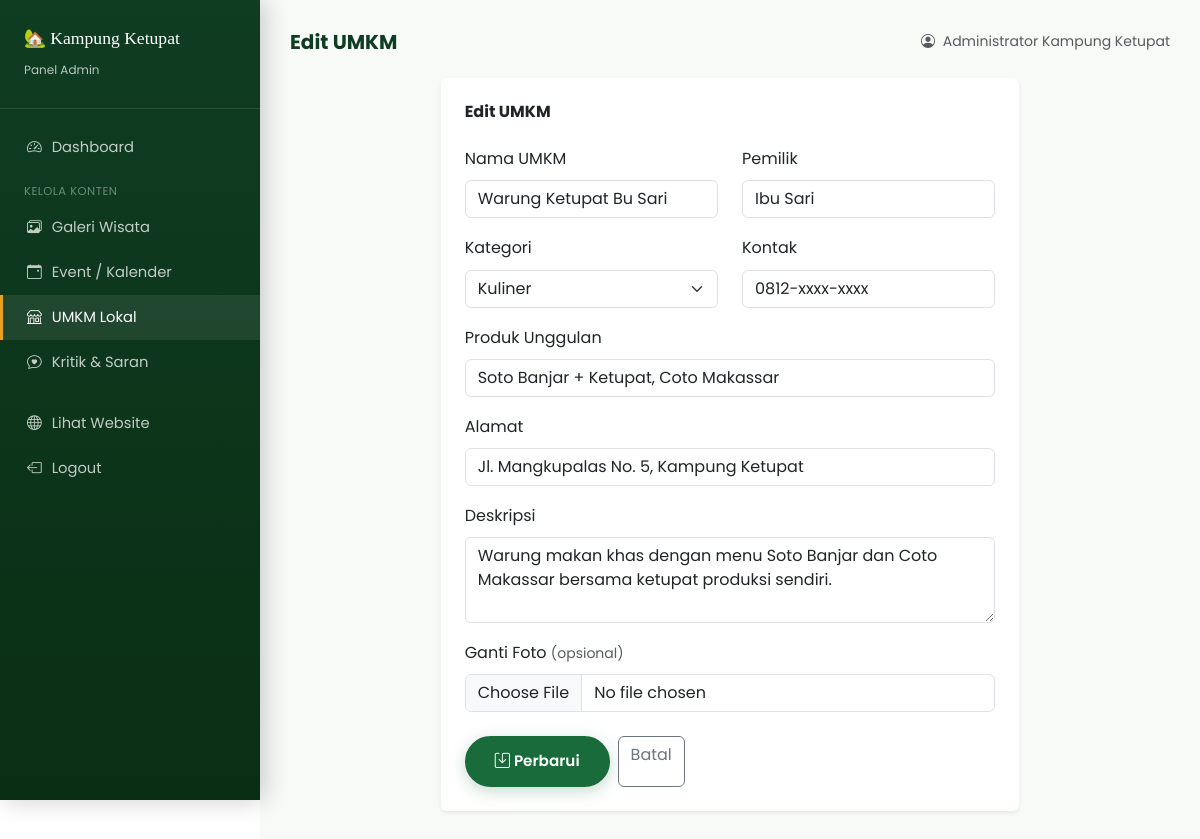
The page /admin/umkm?action=edit&id=1 (signed in) on the database its author committed.
### tables this page shows
CREATE TABLE umkm (
    id INT PRIMARY KEY AUTO_INCREMENT,
    nama_umkm VARCHAR(200) NOT NULL,
    pemilik VARCHAR(150),
    kategori ENUM('kuliner','kerajinan','souvenir','jasa','lainnya') DEFAULT 'lainnya',
    deskripsi TEXT,
    produk_unggulan VARCHAR(255),
    kontak VARCHAR(100),
    alamat VARCHAR(255),
    foto VARCHAR(255),
    created_at TIMESTAMP DEFAULT CURRENT_TIMESTAMP
);

### model/UMKMModel.php (called while the page is built, shortened)
<?php
class UMKMModel {
    private $db;
    public function __construct($koneksi) {
        $this->db = $koneksi;
    }
    public function getById($id) {
        $stmt = $this->db->prepare("SELECT * FROM umkm WHERE id = ?");
        $stmt->bind_param('i', $id);
        $stmt->execute();
        return $stmt->get_result()->fetch_assoc();
    }
}

### view/admin/umkm/edit.php (the view, shortened to what this page needs)
<?php $menu_aktif = 'umkm'; require_once BASE_PATH . '/view/admin/layout_admin_header.php'; ?>
<div class="row justify-content-center"><div class="col-lg-8">
<div class="card border-0 shadow-sm"><div class="card-body p-4">
<h6 class="fw-bold mb-4">Edit UMKM</h6>
<form action="<?= BASE_URL ?>/aksi/edit-umkm" method="POST" enctype="multipart/form-data">
  <div class="row mb-3">
    <div class="col-md-6"><label class="form-label fw-500">Nama UMKM</label>
      <input type="text" name="nama_umkm" class="form-control" value="<?= htmlspecialchars($data_umkm['nama_umkm']) ?>" required /></div>
    <div class="col-md-6"><label class="form-label fw-500">Pemilik</label>
      <input type="text" name="pemilik" class="form-control" value="<?= htmlspecialchars($data_umkm['pemilik'] ?? '') ?>" /></div>
  </div>
  <div class="row mb-3">
    <div class="col-md-6"><label class="form-label fw-500">Kategori</label>
      <select name="kategori" class="form-select">
        <?php foreach (['kuliner','kerajinan','souvenir','jasa','lainnya'] as $k): ?>
        <option value="<?= $k ?>" <?= $data_umkm['kategori']===$k?'selected':'' ?>><?= ucfirst($k) ?></option>
        <?php endforeach; ?>
      </select></div>
    <div class="col-md-6"><label class="form-label fw-500">Kontak</label>
      <input type="text" name="kontak" class="form-control" value="<?= htmlspecialchars($data_umkm['kontak'] ?? '') ?>" /></div>
  </div>
  <div class="mb-3"><label class="form-label fw-500">Produk Unggulan</label>
    <input type="text" name="produk_unggulan" class="form-control" value="<?= htmlspecialchars($data_umkm['produk_unggulan'] ?? '') ?>" /></div>
  <div class="mb-3"><label class="form-label fw-500">Alamat</label>
    <input type="text" name="alamat" class="form-control" value="<?= htmlspecialchars($data_umkm['alamat'] ?? '') ?>" /></div>
  <div class="mb-3"><label class="form-label fw-500">Deskripsi</label>
    <textarea name="deskripsi" class="form-control" rows="3"><?= htmlspecialchars($data_umkm['deskripsi'] ?? '') ?></textarea></div>
  <div class="mb-4"><label class="form-label fw-500">Ganti Foto <small class="text-muted">(opsional)</small></label>
    <input type="file" name="foto" class="form-control" accept=".jpg,.jpeg,.png,.webp" /></div>
  <div class="d-flex gap-2">
    <button type="submit" class="btn btn-kk"><i class="bi bi-save me-1"></i>Perbarui</button>
    <a href="<?= BASE_URL ?>/admin/umkm" class="btn btn-outline-secondary">Batal</a>
  </div>
</form>
</div></div></div></div>
<?php require_once BASE_PATH . '/view/admin/layout_admin_footer.php'; ?>

### assets/css/style.css (style rules this page uses)
:root { --kk-primary: #1a6b3c; --kk-secondary: #e8a020; --kk-accent: #e05c1a; --kk-light: #f4faf6; --kk-dark: #0f3d22; --kk-text: #1c2b1e; --kk-muted: #6b7c6e; --kk-white: #ffffff; --kk-shadow: 0 8px 32px rgba(26, 107, 60, 0.13); --kk-radius: 16px; --kk-radius-sm: 10px; --font-display: 'Playfair Display', Georgia, serif; --font-body: 'Poppins', sans-serif; }
*, *::before, *::after { box-sizing: border-box; margin: 0; padding: 0; }
html { scroll-behavior: smooth; }
body { font-family: var(--font-body); color: var(--kk-text); background: var(--kk-white); line-height: 1.7; padding-top: 80px; }
a { text-decoration: none; transition: all .25s ease; }
.btn-kk { background: var(--kk-primary); color: var(--kk-white); border-radius: 999px; padding: 12px 28px; font-weight: 600; font-size: .95rem; border: 2px solid var(--kk-primary); transition: all .25s ease; box-shadow: 0 4px 16px rgba(26,107,60,0.25); }

### rows shown on the page
umkm: nama_umkm "Warung Ketupat Bu Sari", pemilik "Ibu Sari", kategori "Kuliner", kontak "0812-xxxx-xxxx", produk_unggulan "Soto Banjar + Ketupat, Coto Makassar", alamat "Jl. Mangkupalas No. 5, Kampung Ketupat", deskripsi "Warung makan khas dengan menu Soto Banjar dan Coto Makassar bersama ketupat produksi sendiri."

### other values the page prints
$judul_halaman "Edit UMKM"
$_SESSION['admin']['nama'] "Administrator Kampung Ketupat"
